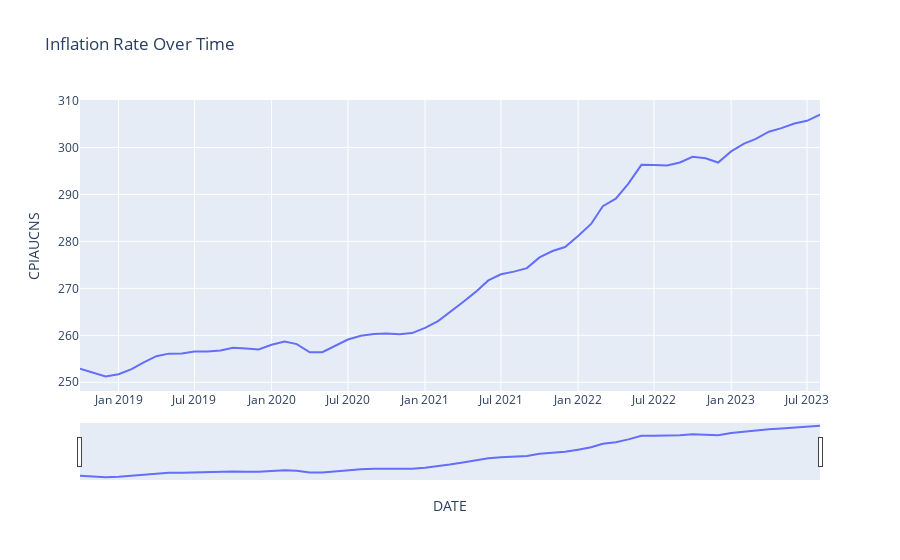

This figure's notebook cell:
### Markdown cell above
To add a date slider to the inflation rate plot, you can use the update_xaxes function and set the rangeslider_visible parameter to True. This will make it easier to explore the inflation rate data over different time frames, similar to the unemployment rate plot.

Here's how you can add a date slider to the inflation rate plot:

### Code cell
# Creating a single line plot for inflation rate data with dates on the x-axis
fig_single_line = px.line(inflation_data, x=inflation_data.index, y='CPIAUCNS', title='Inflation Rate Over Time')

# Adding a date slider to the plot
fig_single_line.update_xaxes(rangeslider_visible=True)

fig_single_line.show()

### Figure 1 — Plotly figure (JSON) as saved in the notebook; plotly's stock layout.template omitted (floating-point values rounded to 4 significant figures)
{"data": [{"hovertemplate": "DATE=%{x}<br>CPIAUCNS=%{y}<extra></extra>", "legendgroup": "", "line": {"color": "#636efa", "dash": "solid"}, "marker": {"symbol": "circle"}, "mode": "lines", "name": "", "orientation": "v", "showlegend": false, "type": "scatter", "x": ["2018-10-01T00:00:00", "2018-11-01T00:00:00", "2018-12-01T00:00:00", "2019-01-01T00:00:00", "2019-02-01T00:00:00", "2019-03-01T00:00:00", "2019-04-01T00:00:00", "2019-05-01T00:00:00", "2019-06-01T00:00:00", "2019-07-01T00:00:00", "2019-08-01T00:00:00", "2019-09-01T00:00:00", "2019-10-01T00:00:00", "2019-11-01T00:00:00", "2019-12-01T00:00:00", "2020-01-01T00:00:00", "2020-02-01T00:00:00", "2020-03-01T00:00:00", "2020-04-01T00:00:00", "2020-05-01T00:00:00", "2020-06-01T00:00:00", "2020-07-01T00:00:00", "2020-08-01T00:00:00", "2020-09-01T00:00:00", "2020-10-01T00:00:00", "2020-11-01T00:00:00", "2020-12-01T00:00:00", "2021-01-01T00:00:00", "2021-02-01T00:00:00", "2021-03-01T00:00:00", "2021-04-01T00:00:00", "2021-05-01T00:00:00", "2021-06-01T00:00:00", "2021-07-01T00:00:00", "2021-08-01T00:00:00", "2021-09-01T00:00:00", "2021-10-01T00:00:00", "2021-11-01T00:00:00", "2021-12-01T00:00:00", "2022-01-01T00:00:00", "2022-02-01T00:00:00", "2022-03-01T00:00:00", "2022-04-01T00:00:00", "2022-05-01T00:00:00", "2022-06-01T00:00:00", "2022-07-01T00:00:00", "2022-08-01T00:00:00", "2022-09-01T00:00:00", "2022-10-01T00:00:00", "2022-11-01T00:00:00", "2022-12-01T00:00:00", "2023-01-01T00:00:00", "2023-02-01T00:00:00", "2023-03-01T00:00:00", "2023-04-01T00:00:00", "2023-05-01T00:00:00", "2023-06-01T00:00:00", "2023-07-01T00:00:00", "2023-08-01T00:00:00"], "xaxis": "x", "y": [252.9, 252.0, 251.2, 251.7, 252.8, 254.2, 255.5, 256.1, 256.1, 256.6, 256.6, 256.8, 257.3, 257.2, 257.0, 258.0, 258.7, 258.1, 256.4, 256.4, 257.8, 259.1, 259.9, 260.3, 260.4, 260.2, 260.5, 261.6, 263.0, 264.9, 267.1, 269.2, 271.7, 273.0, 273.6, 274.3, 276.6, 277.9, 278.8, 281.1, 283.7, 287.5, 289.1, 292.3, 296.3, 296.3, 296.2, 296.8, 298.0, 297.7, 296.8, 299.2, 300.8, 301.8, 303.4, 304.1, 305.1, 305.7, 307.0], "yaxis": "y"}], "layout": {"legend": {"tracegroupgap": 0}, "title": {"text": "Inflation Rate Over Time"}, "xaxis": {"anchor": "y", "domain": [0, 1], "rangeslider": {"visible": true}, "title": {"text": "DATE"}}, "yaxis": {"anchor": "x", "domain": [0, 1], "title": {"text": "CPIAUCNS"}}}}
